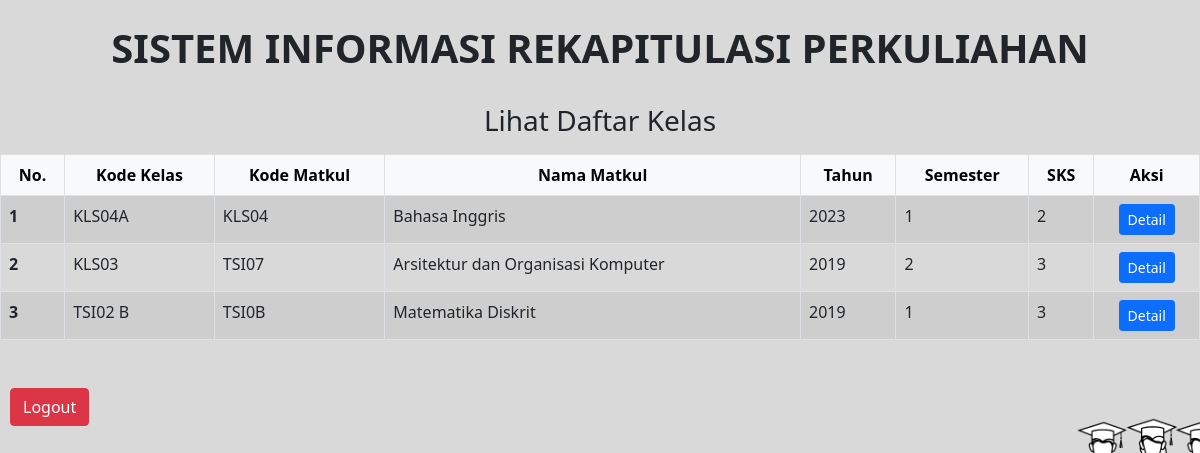
Screenshot of /halaman_mahasiswa.php (signed in) with the database file from the repository.
### tables this page shows
CREATE TABLE `krs` (
  `krs_id` int(11) NOT NULL,
  `kelas_id` int(11) NOT NULL,
  `mahasiswa_id` int(11) NOT NULL
);

CREATE TABLE `kelas` (
  `id` int(11) NOT NULL,
  `kode_kelas` varchar(50) NOT NULL,
  `kode_matkul` varchar(50) NOT NULL,
  `nama_matkul` varchar(50) NOT NULL,
  `tahun` int(11) NOT NULL,
  `semester` int(11) NOT NULL,
  `sks` int(11) NOT NULL
);

### halaman_mahasiswa.php (the view, shortened to what this page needs)
<!DOCTYPE html>
<html>
<head>
    <link href="https://cdn.jsdelivr.net/npm/bootstrap@5.0.0-beta3/dist/css/bootstrap.min.css" rel="stylesheet">
</head>
<body  background="ba.jpeg">
	<br>
	<h1 class="text-center" ><b>SISTEM INFORMASI REKAPITULASI PERKULIAHAN</b></h1>
	<br>
	<h3 class="text-center" >Lihat Daftar Kelas</h3>
	<?php
		include_once("config.php");
		$user = $_SESSION['id'];
		$result = mysqli_query($mysqli,"SELECT krs.krs_id, kelas.id,kelas.kode_kelas,kelas.kode_matkul,kelas.nama_matkul,kelas.tahun,kelas.semester,kelas.sks FROM krs
		join kelas on kelas.id=krs.kelas_id
        where mahasiswa_id=$user");
	?>
	<div class="row py-2">
            <div class="col-sm">
            <table class="table table-striped table-hover table-bordered">
                <thead class="table-light">
                <tr>
                <th class="text-center">No.</th>
				<th class="text-center">Kode Kelas</th>
				<th class="text-center">Kode Matkul</th>
				<th class="text-center">Nama Matkul</th>
				<th class="text-center">Tahun</th>
				<th class="text-center">Semester</th>
				<th class="text-center">SKS</th>
				<th class="text-center">Aksi</th>
				</tr>
                 </thead>
                <tbody>
                    <?php
                    	$no=1;
                        while($data = mysqli_fetch_array($result)) {
                    ?>
                    <tr>
                        <th scope="row"><?php echo $no++ ?></th>
                        <td><?php echo $data['kode_kelas'] ?></td>
                        <td><?php echo $data['kode_matkul'] ?></td>
                        <td><?php echo $data['nama_matkul'] ?></td>
                        <td><?php echo $data['tahun'] ?></td>
                        <td><?php echo $data['semester'] ?></td>
                        <td><?php echo $data['sks'] ?></td>
						<td class="text-center">
						<a href="detail_kelas.php?id_krs=<?php echo $data['krs_id']; ?> && id_kelas=<?php echo $data['id']; ?>" class='btn btn-sm btn-primary'> Detail </a>
						</td>
                    </tr>
                    <?php } ?>
                </tbody>
            </table>
            </div>
        </div>
	<a href="logout.php" class='btn btn-danger' style="margin-left : 10px" >Logout</a>
</body>
</html>

### rows the page displays
krs: kelas.kode_kelas "KLS04A", kelas.kode_matkul "KLS04", kelas.nama_matkul "Bahasa Inggris", kelas.tahun "2023", kelas.semester "1", kelas.sks "2"
krs: kelas.kode_kelas "KLS03", kelas.kode_matkul "TSI07", kelas.nama_matkul "Arsitektur dan Organisasi Komputer", kelas.tahun "2019", kelas.semester "2", kelas.sks "3"
krs: kelas.kode_kelas "TSI02 B", kelas.kode_matkul "TSI0B", kelas.nama_matkul "Matematika Diskrit", kelas.tahun "2019", kelas.semester "1", kelas.sks "3"
